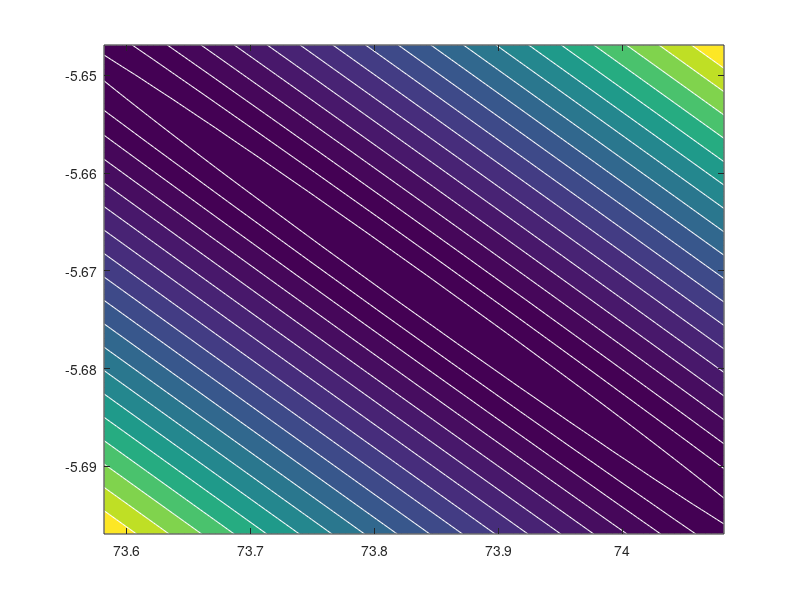

MATLAB code to generate this figure: (Note: this script raises an error after producing the figure.)
function rubber_band_contour()
    % RUBBER_BAND_CONTOUR Plots a contour plot of a given rubber band,
    % comparing the line of best fit to others in a contour.
    
    % Loading in important information for the contour plot.
    load("data/rubber_band_values.mat", ...
        "rubber_band_1", ...
        "weight_value", ...
        "k_list", ...
        "l0_list" ...
    );

    % Rubber Band for which we are plotting the cost function
    rubber_band_num = 1;

    force_list = k_list(rubber_band_num) * (rubber_band_1(:, 1) - l0_list(rubber_band_num));
    length_list = rubber_band_1(:, 1);
   
    rubber_band_slope_intercept = rubber_band_1 \ weight_value;
    m_opt = rubber_band_slope_intercept(1);
    b_opt = rubber_band_slope_intercept(2);

    % Range for plotting m and b on cost function;
    %   m scaling will be delta_m
    %   b scaling will be delta_b
    % Plot window centered at regressed value (m_opt, b_opt)
    delta_m = .5;
    delta_b = .05;

    val_amount = 101;
    m_range = linspace(m_opt - delta_m / 2, m_opt + delta_m / 2, val_amount);
    b_range = linspace(b_opt - delta_b / 2, b_opt + delta_b / 2, val_amount);

    [m_grid, b_grid] = meshgrid(m_range, b_range);

    cost_grid = zeros(size(m_grid));

    % Evaluate total cost function for regression
    for measurement_index = 1:length(force_list)
        xi = length_list(measurement_index);
        yi = force_list(measurement_index);
        cost_grid = cost_grid + (m_grid * xi + b_grid - yi).^2;
    end

    min_val = min(min(cost_grid));
    max_val = max(max(cost_grid));
    
    d_val = sqrt(max_val - min_val);
    amount_levels = 21;
    levels = min_val + linspace(0, d_val, amount_levels).^2;
    
    % Generated contour plot for all possible linear regressions.
    figure;
    contourf(m_grid, b_grid, cost_grid, levels(1:end-1), Color='w'); hold on
        plot(m_opt, b_opt, "o", Color='r', MarkerFaceColor='r', MarkerSize=5);
        xlabel('m (N / m)'); ylabel('b (N)')
        title('Regression Cost Function');
        subtitle("A Contour of Linear Regression Error for Rubber Band Stretch")
    hold off
end
